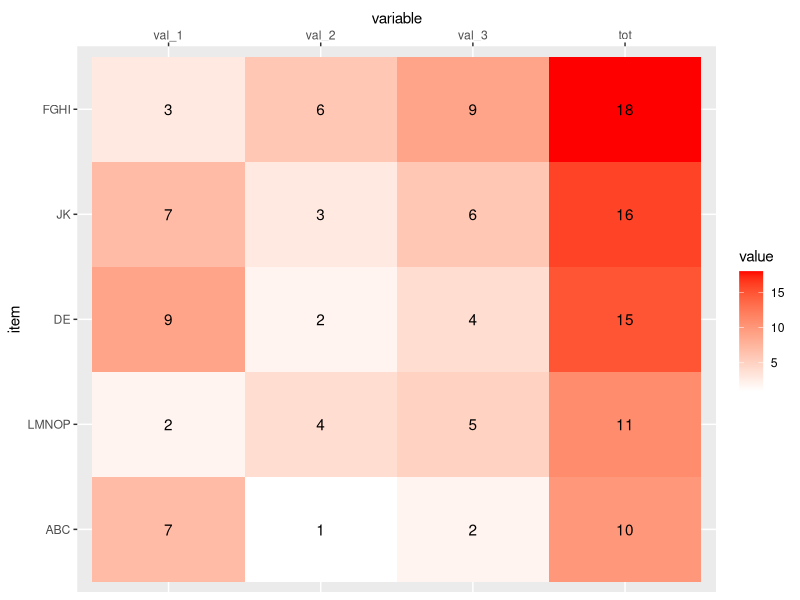

The R script that drew this image:
library(ggplot2 );
library(reshape2); # for melt()

data <- data.frame(
          item  = c('ABC',  'DE', 'FGHI', 'JK', 'LMNOP'),
          val_1 = c(   7 ,    9 ,     3 ,   7 ,       2),
          val_2 = c(   1 ,    2 ,     6 ,   3 ,       4),
          val_3 = c(   2 ,    4 ,     9 ,   6 ,       5)
        );


data$tot = data$val_1 + data$val_2 + data$val_3;

data$item <- reorder(data$item, data$tot);

data.molten = melt(data);

ggplot(
   data = data.molten,
   aes(x = variable, y = item ))  +
   geom_tile(aes(fill  = value))  +
   geom_text(aes(label = value))  +
   scale_fill_gradient(low='white', high='red') +
   scale_x_discrete(position = 'top');
